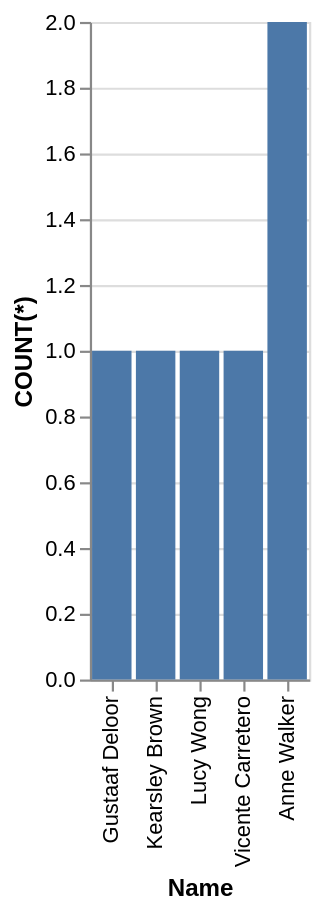

Vega-Lite specification for this chart:
### Vega-Lite specification from a JSON file in a GitHub repository (floating-point values rounded to 4 significant figures)
{"data": {"values": [{"x_data": "Gustaaf Deloor", "y_data": 1}, {"x_data": "Kearsley Brown", "y_data": 1}, {"x_data": "Lucy Wong", "y_data": 1}, {"x_data": "Vicente Carretero", "y_data": 1}, {"x_data": "Anne Walker", "y_data": 2}]}, "mark": "bar", "encoding": {"x": {"field": "x_data", "type": "nominal", "title": "Name", "sort": {"op": "sum", "field": "y_data", "order": "ascending"}}, "y": {"field": "y_data", "type": "quantitative", "title": "COUNT(*)"}}}
